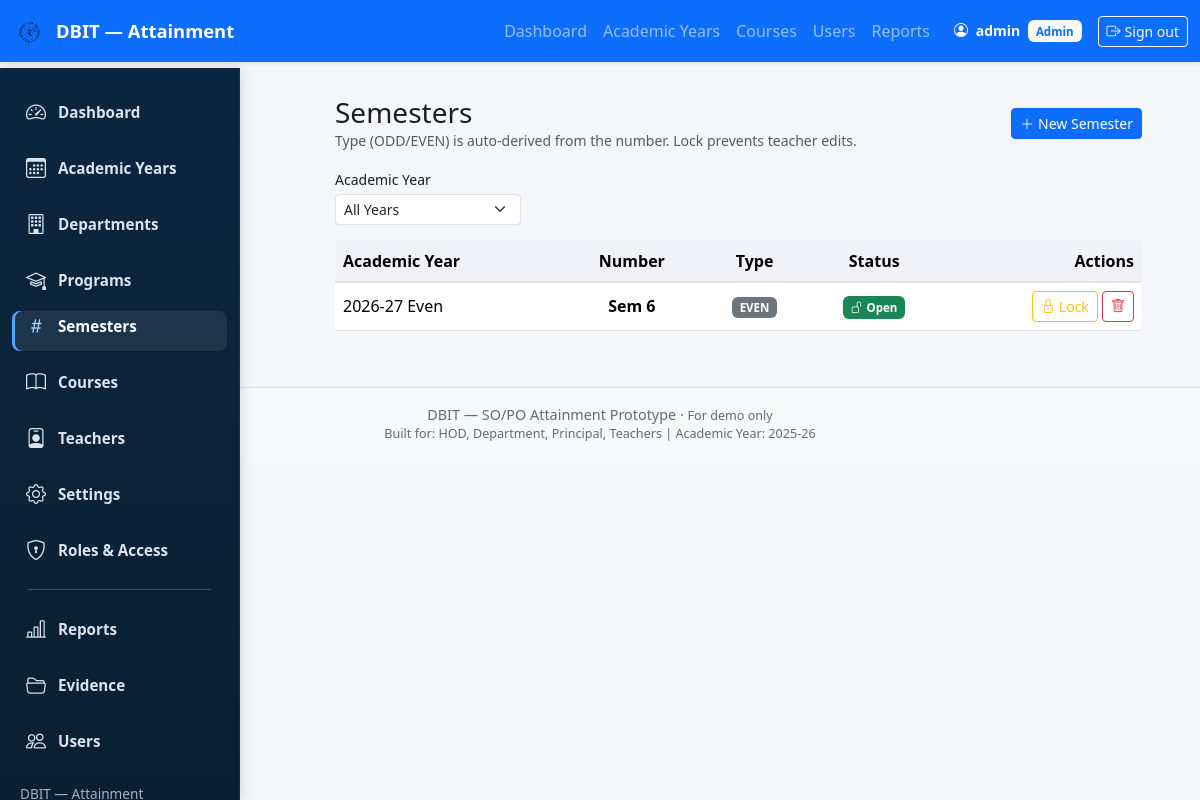
Screenshot of /admin-panel/semesters/ (signed in) with the database file from the repository.
### attainment/models.py (models this page shows, shortened)
class UserProfile(models.Model):
    user = models.OneToOneField(User, on_delete=models.CASCADE, related_name="profile")
    role = models.CharField(max_length=10, choices=Role.choices, default=Role.TEACHER)
    department = models.ForeignKey(
        "Department", on_delete=models.SET_NULL,
        null=True, blank=True, related_name="user_profiles"
    )
    deleted_at = models.DateTimeField(null=True, blank=True)

class Semester(models.Model):
    number = models.IntegerField()
    type = models.CharField(max_length=4, choices=SemesterType.choices)
    academic_year = models.ForeignKey(
        AcademicYear, on_delete=models.CASCADE, related_name="semesters"
    )
    is_locked = models.BooleanField(default=False)

class AcademicYear(models.Model):
    name = models.CharField(max_length=20, unique=True)
    is_active = models.BooleanField(default=False)

### attainment/admin_views.py (the view)
# urls.py: path('admin-panel/semesters/', av.admin_semesters, name="admin_semesters"),
@login_required
@role_required('ADMIN')
def admin_semesters(request):
    selected_ay = request.GET.get("ay")
    academic_years = AcademicYear.objects.all().order_by("-is_active", "-name")
    semesters = Semester.objects.select_related("academic_year")
    if selected_ay:
        semesters = semesters.filter(academic_year_id=selected_ay)
    semesters = semesters.order_by("academic_year__name", "number")
    return render(request, "admin_panel/semesters.html", {
        "semesters": semesters,
        "academic_years": academic_years,
        "selected_ay": int(selected_ay) if selected_ay else None,
    })

### attainment/utils/rbac.py (called while the page is built)
def role_required(*allowed_roles):
    def decorator(view_func):
        @wraps(view_func)
        def _wrapped(request, *args, **kwargs):
            profile = getattr(request.user, "profile", None)
            if profile is None or profile.role not in allowed_roles:
                html = render_to_string("403.html", request=request)
                return HttpResponseForbidden(html)
            return view_func(request, *args, **kwargs)
        return _wrapped
    return decorator

### templates/admin_panel/semesters.html (shortened to what this page needs)
{% extends "base.html" %}
{% block content %}
<div class="row">
  <div class="col-md-3">{% include "components/sidebar_admin.html" %}</div>
  <div class="col-md-9">
    <div class="d-flex justify-content-between align-items-center mb-3">
      <div>
        <h3 class="mb-0">Semesters</h3>
        <div class="text-muted small">Type (ODD/EVEN) is auto-derived from the number. Lock prevents teacher edits.</div>
      </div>
      <button class="btn btn-primary btn-sm" data-bs-toggle="modal" data-bs-target="#createSemModal">
        <i class="bi bi-plus-lg me-1"></i>New Semester
      </button>
    </div>
    <form method="get" class="mb-3">
      <div class="row g-2 align-items-end">
        <div class="col-auto">
          <label class="form-label small mb-1">Academic Year</label>
          <select class="form-select form-select-sm" name="ay" onchange="this.form.submit()">
            <option value="">All Years</option>
          </select>
        </div>
      </div>
    </form>
    <div class="table-responsive">
      <table class="table table-hover align-middle">
        <thead class="table-light">
          <tr>
            <th>Academic Year</th>
            <th class="text-center">Number</th>
            <th class="text-center">Type</th>
            <th class="text-center">Status</th>
            <th class="text-end">Actions</th>
          </tr>
        </thead>
        <tbody>
          {% for sem in semesters %}
          <tr>
            <td>{{ sem.academic_year.name }}</td>
            <td class="text-center"><strong>Sem {{ sem.number }}</strong></td>
            <td class="text-center">
              <span class="badge {% if sem.type == 'ODD' %}bg-primary{% else %}bg-secondary{% endif %}">
                {{ sem.type }}
              </span>
            </td>
            <td class="text-center">
              {% if sem.is_locked %}
                <span class="badge bg-danger"><i class="bi bi-lock-fill me-1"></i>Locked</span>
              {% else %}
                <span class="badge bg-success"><i class="bi bi-unlock me-1"></i>Open</span>
              {% endif %}
            </td>
            <td class="text-end">
              <form method="post" action="{% url 'admin_toggle_semester_lock' sem.pk %}" class="d-inline">
                <button class="btn btn-outline-{% if sem.is_locked %}success{% else %}warning{% endif %} btn-sm" title="Toggle lock">
                  <i class="bi bi-{% if sem.is_locked %}unlock{% else %}lock{% endif %}"></i>
                  {% if sem.is_locked %}Unlock{% else %}Lock{% endif %}
                </button>
              </form>
              <button class="btn btn-outline-danger btn-sm" title="Delete"
                      data-bs-toggle="modal" data-bs-target="#deleteSemModal{{ sem.pk }}">
                <i class="bi bi-trash"></i>
              </button>
            </td>
          </tr>
          {% empty %}
          <tr>
            <td colspan="5" class="text-center text-muted py-4">No semesters found.</td>
          </tr>
          {% endfor %}
        </tbody>
      </table>
    </div>
  </div>
</div>
{% endblock %}

### templates/base.html (shortened to what this page needs)
{% load static %}
<!doctype html>
<html lang="en">
	<head>
		<link
			href="https://cdn.jsdelivr.net/npm/bootstrap@5.3.2/dist/css/bootstrap.min.css"
			rel="stylesheet"
		/>
		<link
			href="https://cdn.jsdelivr.net/npm/bootstrap-icons@1.11.3/font/bootstrap-icons.css"
			rel="stylesheet"
		/>
		<link rel="stylesheet" href="{% static 'css/styles.css' %}" />
	</head>
	<body>
		<nav
			class="navbar navbar-expand-lg navbar-dark bg-primary fixed-top shadow-sm"
		>
			<div class="container-fluid">
				<a class="navbar-brand d-flex align-items-center" href="/">
					<img
						src="{% static 'images/logo.svg' %}"
						alt="logo"
						width="36"
						height="36"
						class="me-2 rounded"
					/>
					<span>DBIT — Attainment</span>
				</a>
				<div class="collapse navbar-collapse" id="topNav">
					<ul class="navbar-nav ms-auto mb-2 mb-lg-0">
						{% if user.is_authenticated %}
							{% if user.profile.role == 'ADMIN' %}
								<li class="nav-item"><a class="nav-link" href="{% url 'admin_dashboard' %}">Dashboard</a></li>
								<li class="nav-item"><a class="nav-link" href="{% url 'admin_academic_years' %}">Academic Years</a></li>
								<li class="nav-item"><a class="nav-link" href="{% url 'admin_courses' %}">Courses</a></li>
								<li class="nav-item"><a class="nav-link" href="{% url 'admin_users' %}">Users</a></li>
								<li class="nav-item"><a class="nav-link" href="{% url 'attainment_report' %}">Reports</a></li>
							{% elif user.profile.role == 'TEACHER' %}
								<li class="nav-item"><a class="nav-link" href="{% url 'teacher_dashboard' %}">Dashboard</a></li>
							{% endif %}
						{% else %}
							<li class="nav-item"><a class="nav-link" href="{% url 'login' %}">Sign in</a></li>
						{% endif %}
					</ul>
					<div class="d-flex align-items-center ms-3">
						{% if user.is_authenticated %}
							<div class="text-white me-2 small">
								<i class="bi bi-person-circle me-1"></i>
								<strong>{{ user.get_full_name|default:user.username }}</strong>
								{% if user.profile %}
									<span class="badge bg-light text-primary ms-1">{{ user.profile.get_role_display }}</span>
								{% endif %}
							</div>
							<a class="btn btn-outline-light btn-sm ms-2" href="{% url 'logout' %}">
								<i class="bi bi-box-arrow-right me-1"></i>Sign out
							</a>
						{% else %}
							<a class="btn btn-outline-light btn-sm ms-2" href="{% url 'login' %}">
								<i class="bi bi-box-arrow-in-right me-1"></i>Sign in
							</a>
						{% endif %}
					</div>
				</div>
			</div>
		</nav>
		<main class="container-fluid">
			<div class="row g-0">
				<div class="col">
					<div class="container py-4">
						<div class="main-content">
							{% block content %}{% endblock %}
						</div>
					</div>
				</div>
			</div>
		</main>
		<footer
			class="bg-light text-center text-muted py-3 border-top mt-auto app-footer"
		>
			<div class="container">
				<div>
					DBIT — SO/PO Attainment Prototype &middot;
					<small>For demo only</small>
				</div>
				<div class="small">
					Built for: HOD, Department, Principal, Teachers | Academic Year:
					<span id="footer-year">2025-26</span>
				</div>
			</div>
		</footer>
	</body>
</html>

### static/css/styles.css (style rules this page uses)
:root { --sidebar-width: 240px; --navbar-height: 68px; --sidebar-bg-top: #0b2640; --sidebar-bg-bottom: #092032; --sidebar-text: rgba(230,238,248,0.95); --sidebar-text-muted: rgba(230,238,248,0.70); --sidebar-hover: rgba(255,255,255,0.06); }
html, body { height: 100%; overflow-x: hidden; background: #f5f6fa; font-family: system-ui, -apple-system, "Segoe UI", Roboto, "Helvetica Neue", Arial; color: #1e1e1e; }
body { padding-top: var(--navbar-height); }
.main-content { padding: 1rem; }
.table thead th { background: #f0f2f7; border-bottom: 2px solid #dfe3ea; font-weight: 600; }
.badge { font-size: 0.72rem; padding: 0.45em 0.7em; }
.navbar { box-shadow: 0 1px 4px rgba(0,0,0,0.08); }
.navbar-brand { font-size: 1.15rem; font-weight: 600; }

### templates/base.html (style rules this page uses)
body { padding-top: 0px; }
main { padding-top: 56px; }
.app-footer { font-size: 0.9rem; opacity: 0.9; }

### rows the page displays
Semester: academic_year.name "2026-27 Even", number "6", type "EVEN", is_locked False (drawn)

### other values shown
{{ user.get_full_name|default:user.username }} "admin"
{{ user.profile.get_role_display }} "Admin"
